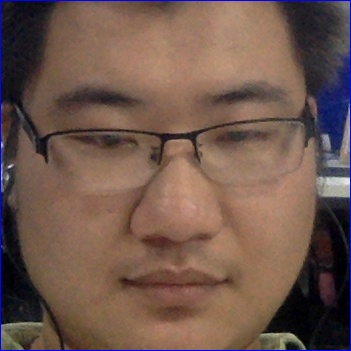
//> input picture facepicture/55.jpg, 351 x 351 px, given in place of the camera
$ ./main   (built with g++ and OpenCV 4)
//> lines starting //> are read from the running program, lines starting //| are printed output that depends on the picture; after the words box and inside, x2 and y2 are one past the last pixel; in counts of white or black regions, pixels touching at a corner belong together
### findface/contrastPicture.hpp
//
//  contrastPicture.hpp
//  findface
//
//  Created by apple on 2018/9/30.
//  Copyright © 2018年 apple. All rights reserved.
//

#ifndef contrastPicture_hpp
#define contrastPicture_hpp

#include <stdio.h>
#include <iostream>
#include "opencv2/core.hpp"
#include "opencv2/calib3d.hpp"
#include "opencv2/highgui.hpp"
#include "opencv2/imgproc.hpp"
#include "opencv2/features2d.hpp"
#include "opencv2/xfeatures2d.hpp"
#endif /* contrastPicture_hpp */

class SamePicture{

private:
    std::string astr_imgObject;//第一张图片地址
    std::string astr_imgScenec;//第二张图片地址
    cv::Mat amat_img_object;//第一张图片矩阵
    cv::Mat amat_img_scene;//第二张图片矩阵
    std::vector<cv::KeyPoint> avec_keypoints_object;//第一张图片特征点
    std::vector<cv::KeyPoint> avec_keypoints_scene;//第二张图片特征点
    std::vector<cv::DMatch> avec_goodMatches;//相似特征点
    std::vector<cv::Point2f> avec_scene;//第二张图相似特征点
    std::vector<cv::Point2f> avec_obj;//第一张图相似特征点
public:
    SamePicture(std::string str_imgObject,std::string str_imgScenec);
    SamePicture(cv::Mat mat_img_object,cv::Mat mat_img_scene);
    SamePicture();
    ~SamePicture();

    void surfPoint(int int_minHessian,cv::Mat &mat_object,std::vector<cv::KeyPoint> &vec_point,cv::Mat &mat_findObject);

    std::vector< std::vector<cv::DMatch>> matchesPoint(cv::Mat &mat_object,cv::Mat &mat_scence);

    bool isSame(float flo_ratio,float flo_degree,std::vector< std::vector<cv::DMatch>> vec_matches,std::vector<cv::DMatch> &vec_goodMatches,std::vector<cv::Point2f> &vec_obj,std::vector<cv::Point2f> &vec_scene,std::vector<cv::KeyPoint> vec_keypoints_object,std::vector<cv::KeyPoint> vec_keypoints_scene);

    bool checkPicture();

};

### findface/contrastPicture.cpp
//
//  contrastPicture.cpp
//  findface
//
//  Created by apple on 2018/9/30.
//  Copyright © 2018年 apple. All rights reserved.
//

#include "contrastPicture.hpp"
// [4 lines left out: function SamePicture, not called in this run]

SamePicture::SamePicture(cv::Mat mat_img_object,cv::Mat mat_img_scene){
    amat_img_scene = mat_img_scene;
    amat_img_object = mat_img_object;
}

SamePicture::SamePicture(){

}

SamePicture::~SamePicture(){

}
/**
 int_minHessian 关键点
 mat_object 目标图片
 vec_point 关键点坐标
 mat_findObject 关键点矩正
 */
void SamePicture::surfPoint(int int_minHessian, cv::Mat &mat_object, std::vector<cv::KeyPoint> &vec_point, cv::Mat &mat_findObject){
    //利用SURF检测器检测关键点，计算描述符
    cv::Ptr<cv::xfeatures2d::SURF> detector = cv::xfeatures2d::SURF::create( int_minHessian );
    detector->detectAndCompute( mat_object, cv::noArray(), vec_point, mat_findObject );
}

 // [25 lines left out: functions matchesPoint, isSame, not called in this run]

bool SamePicture::checkPicture(){
    bool boo_check = false;
    int int_point = 400;
    cv::Mat mat_findObjectPoint;
    cv::Mat mat_findScenenPoint;
    float flo_ratio = 0;
    float flo_degree = 0;
    if(amat_img_object.empty()){
        amat_img_object = cv::imread(astr_imgObject);
    }
    if (amat_img_scene.empty()) {
        amat_img_scene = cv::imread(astr_imgScenec);
    }
    surfPoint(int_point,amat_img_object,avec_keypoints_object,mat_findObjectPoint);
    surfPoint(int_point, amat_img_scene, avec_keypoints_scene, mat_findScenenPoint);
    std::vector< std::vector<cv::DMatch> > knn_matches = matchesPoint(mat_findObjectPoint,mat_findScenenPoint);
    boo_check = isSame(flo_ratio, flo_degree, knn_matches, avec_goodMatches, avec_obj, avec_scene, avec_keypoints_object, avec_keypoints_scene);
    return boo_check;
}

### findface/main.cpp
//
//  main.cpp
//  findface
//
//  Created by apple on 2018/9/26.
//  Copyright © 2018年 apple. All rights reserved.
//

#include "opencv2/objdetect.hpp"
#include "opencv2/highgui.hpp"
#include "opencv2/imgproc.hpp"
#include "contrastPicture.hpp"
#include <iostream>
#include <unistd.h>
#define FACEXMLPATCH "/Users/apple/Desktop/IOS_test/findface/facexml/haarcascade_frontalface_alt.xml"
#define CAMERADEVICE "0"
using namespace std;
using namespace cv;
static int pic = 0;
string photoType = ".jpg";
std::vector<KeyPoint> avec_keypoints_object;//第一张图片特征点
std::vector<KeyPoint> avec_keypoints_scene;//第二张图片特征点
std::vector<DMatch> avec_goodMatches;//相似特征点
std::vector<Point2f> avec_scene;//第二张图相似特征点
std::vector<Point2f> avec_obj;//第一张图相似特征点
/** Function Headers */
void detectAndDisplay( Mat &frame );

/** Global variables */
CascadeClassifier face_cascade;
//CascadeClassifier eyes_cascade;

/** @function main */
int main( int argc, const char** argv )
{

    String face_cascade_name = FACEXMLPATCH;
    //-- 1. Load the cascades
    if( !face_cascade.load( face_cascade_name ) )
    {
        cout << "--(!)Error loading face cascade\n";
        return -1;
    };

    // [5 lines of commented-out code are left out]
    Mat frame;
    int camera_device = 0;
    VideoCapture capture;
    //-- 2. Read the video stream
    capture.open( camera_device );
    if ( ! capture.isOpened() )
    {
        cout << "--(!)Error opening video capture\n";
        return -1;
    }
    while ( capture.read(frame) )
    {
//> frame is the input picture: 351 rows x 351 cols, CV_8UC3; mean B, G, R 77.1, 87.3, 112
        if( frame.empty() )
        {
            cout << "--(!) No captured frame -- Break!\n";
            break;
        }
        //-- 3. Apply the classifier to the frame
        detectAndDisplay( frame );
        imshow("面部识别", frame);
        if( waitKey(10) == 27 )
        {
            break; // escape
        }
    }
    return 0;
}

/** @function detectAndDisplay */
void detectAndDisplay( Mat &frame )
{
    Mat frame_gray;
    cvtColor( frame, frame_gray, COLOR_BGR2GRAY );
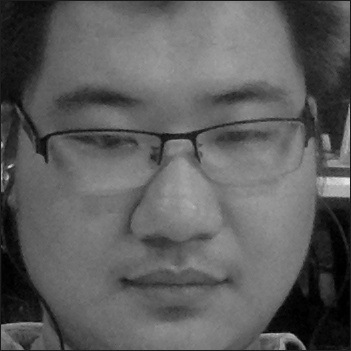
//> frame_gray: 351 rows x 351 cols, CV_8UC1; min 0, max 232, mean 93.5
    equalizeHist( frame_gray, frame_gray );
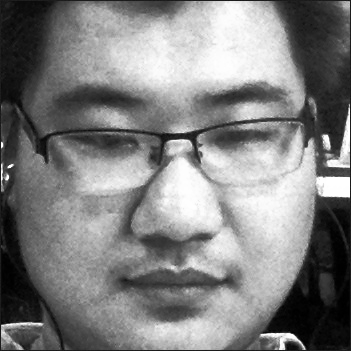
//> frame_gray: 351 rows x 351 cols, CV_8UC1; min 0, max 255, mean 128.4

    //-- Detect faces
    std::vector<Rect> faces;
    face_cascade.detectMultiScale( frame_gray, faces );
//> faces = 1 Rect (x, y, width, height): [20, 15, 308, 308]
    for ( size_t i = 0; i < faces.size(); i++ )
    {

        //绘制矩形点
        Rect rect(faces[i].x,faces[i].y,faces[i].width,faces[i].height);
//> rect = Rect(20, 15, 308, 308)
        rectangle(frame, rect, Scalar( 220,20,60 ), 3,8,0 );
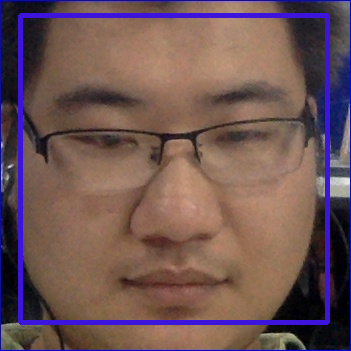
//> frame: 351 rows x 351 cols, CV_8UC3; 4.97% of pixels changed, all inside (x1, y1, x2, y2) = (18, 13, 330, 325)
        Mat roiImg = frame(rect);
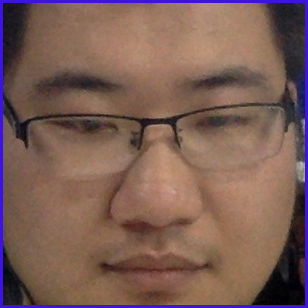
//> roiImg: 308 rows x 308 cols, CV_8UC3; mean B, G, R 85.5, 93.6, 123.4
        if (roiImg.empty()) {
            continue;
        }
        Mat face = imread("/Users/apple/Desktop/IOS_test/findface/facepicture/55.jpg",IMREAD_GRAYSCALE);
//> face: 351 rows x 351 cols, CV_8UC1; min 0, max 233, mean 93.5
        SamePicture samePicture(roiImg,face);
        if(samePicture.checkPicture()){
//> (the run ends here: the program stops with an error, at `cv::Ptr<cv::xfeatures2d::SURF> detector = cv::xfeatures2d::SURF::creat..`)
